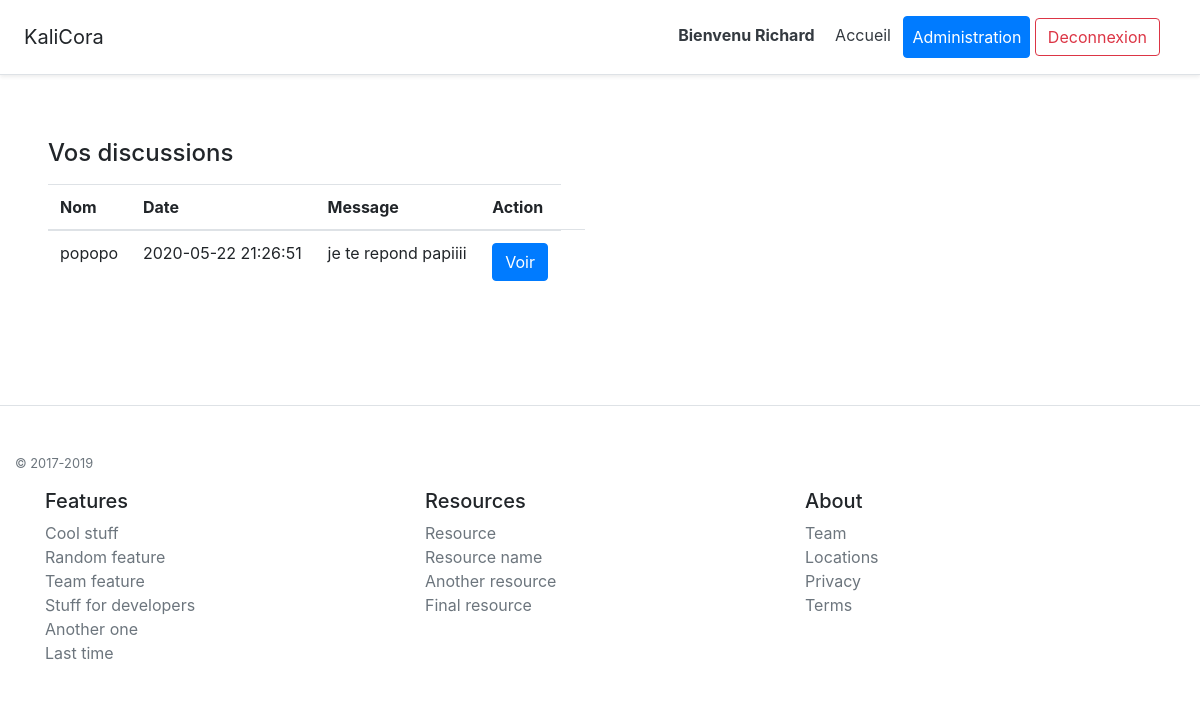
/messageperso.php (signed in), run on the app's committed database.
### tables this page shows
CREATE TABLE IF NOT EXISTS `messages` (
  `id_message` int(5) NOT NULL AUTO_INCREMENT,
  `id_envoyeur` int(11) NOT NULL,
  `id_receveur` int(11) NOT NULL,
  `message_` text,
  `date_message` datetime DEFAULT NULL,
  PRIMARY KEY (`id_message`),
  KEY `id_envoyeur` (`id_envoyeur`),
  KEY `id_receveur` (`id_receveur`)
);

CREATE TABLE IF NOT EXISTS `membre` (
  `id_membre` int(5) NOT NULL AUTO_INCREMENT,
  `nom` varchar(60) DEFAULT NULL,
  `prenom` varchar(60) DEFAULT NULL,
  `email` varchar(60) NOT NULL,
  `mdp` varchar(250) NOT NULL,
  `statut` varchar(10) NOT NULL DEFAULT 'membre',
  PRIMARY KEY (`id_membre`)
);

### messageperso.php (the view, shortened to what this page needs)
<?php
include("header.php");
require("connexionBDD.php");
$proprio = $_SESSION['id_membre'];
$voirmessages = $db->query("SELECT * FROM messages m, membre mb WHERE m.id_receveur = $proprio
                            AND mb.id_membre = m.id_envoyeur  AND mb.id_membre != $proprio ");
?>
<section class="container-fluid p-5">
    <div class="row">
    <aside class="col-6">
    <h4 class="mb-3">Vos discussions</h4>
        <table class="table table-hover">
        <thead>
            <tr>
            <th scope="col">Nom</th>
            <th scope="col">Date</th>
            <th scope="col"> Message </th>
            <th scope="col"> Action </th>
            </tr>
        </thead>
        <tbody>
        <?php while($mymessages = $voirmessages->fetch()){  ?>
            <tr>
            <td><?=$mymessages['nom']?></td>
            <td><?= $mymessages['date_message']?></td>
            <td><?=$mymessages['message_']?></td>
            <td>
            <a href="chat.php?id=<?=$mymessages['id_envoyeur']?>" class="btn btn-primary">Voir</a>
            <td>
            </tr>
            <?php
                }
                ?>
        </tbody>
        </table>
    </aside>
    </div>
</section>
<?php include("footer.php"); ?>

### data on the page
messages: membre.nom "popopo", date_message "2020-05-22 21:26:51", message_ "je te repond papiiii"

### other printed values
$_SESSION['nom'] "Richard"
